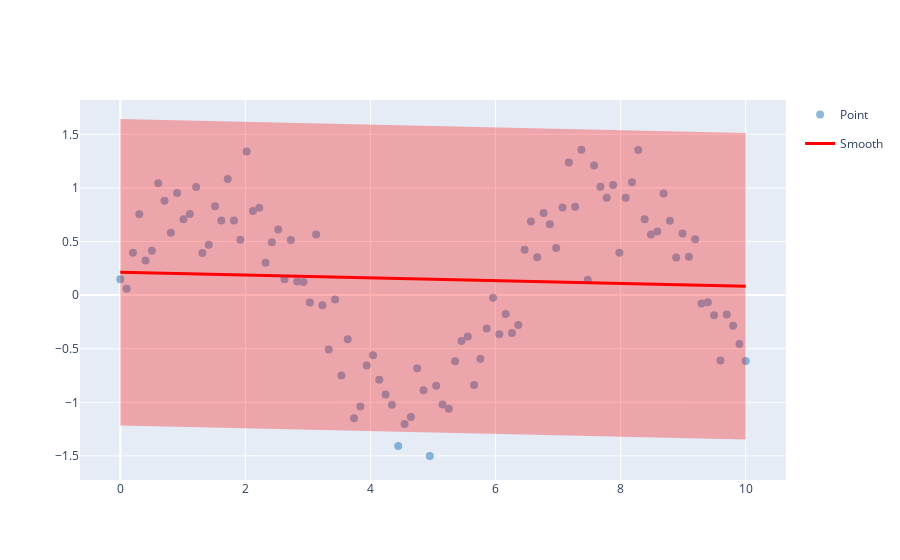

The notebook cell this image was saved under:
### Markdown cell above
### Linear Regression

### Code cell
(ggplot(df, aes(x='x', y='y'))
 + geom_point(alpha=0.5)
 + geom_smooth(method='lm', color='red'))
